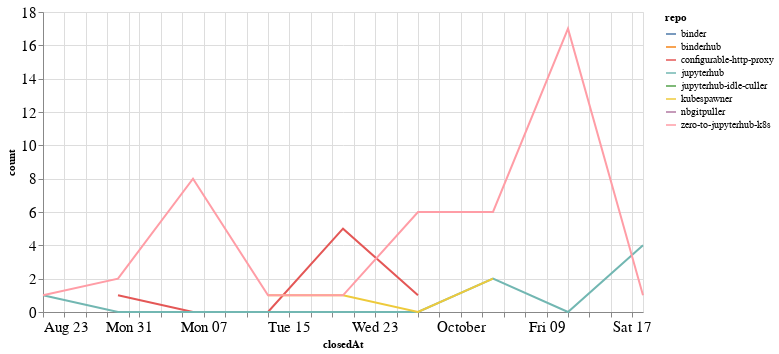

Notebook code cell kept with this figure:
### Code cell
closed_by_time = closed_by.groupby('repo').resample('W', on='closedAt').count()['author'].reset_index()
closed_by_time = closed_by_time.rename(columns={'author': 'count'})

alt.Chart(closed_by_time, width=600).mark_line().encode(
    x='closedAt',
    y='count',
    color='repo',
    tooltip="repo"
)

### Figure 1 — Vega-Lite specification as saved in the notebook (floating-point values rounded to 4 significant figures)
{"config": {"axisLeft": {"labelFontSize": 15}, "axisBottom": {"labelFontSize": 15}}, "data": {"name": "data-7a86911e375032bef63b02ee6bee0f0e"}, "mark": "line", "encoding": {"color": {"type": "nominal", "field": "repo"}, "tooltip": {"type": "nominal", "field": "repo"}, "x": {"type": "temporal", "field": "closedAt"}, "y": {"type": "quantitative", "field": "count"}}, "width": 600, "$schema": "https://vega.github.io/schema/vega-lite/v4.8.1.json", "datasets": {"data-7a86911e375032bef63b02ee6bee0f0e": [{"repo": "binder", "closedAt": "2020-10-18T00:00:00", "count": 1}, {"repo": "binderhub", "closedAt": "2020-08-23T00:00:00", "count": 1}, {"repo": "configurable-http-proxy", "closedAt": "2020-08-30T00:00:00", "count": 1}, {"repo": "configurable-http-proxy", "closedAt": "2020-09-06T00:00:00", "count": 0}, {"repo": "configurable-http-proxy", "closedAt": "2020-09-13T00:00:00", "count": 0}, {"repo": "configurable-http-proxy", "closedAt": "2020-09-20T00:00:00", "count": 5}, {"repo": "configurable-http-proxy", "closedAt": "2020-09-27T00:00:00", "count": 1}, {"repo": "jupyterhub", "closedAt": "2020-08-23T00:00:00", "count": 1}, {"repo": "jupyterhub", "closedAt": "2020-08-30T00:00:00", "count": 0}, {"repo": "jupyterhub", "closedAt": "2020-09-06T00:00:00", "count": 0}, {"repo": "jupyterhub", "closedAt": "2020-09-13T00:00:00", "count": 0}, {"repo": "jupyterhub", "closedAt": "2020-09-20T00:00:00", "count": 0}, {"repo": "jupyterhub", "closedAt": "2020-09-27T00:00:00", "count": 0}, {"repo": "jupyterhub", "closedAt": "2020-10-04T00:00:00", "count": 2}, {"repo": "jupyterhub", "closedAt": "2020-10-11T00:00:00", "count": 0}, {"repo": "jupyterhub", "closedAt": "2020-10-18T00:00:00", "count": 4}, {"repo": "jupyterhub-idle-culler", "closedAt": "2020-08-23T00:00:00", "count": 1}, {"repo": "kubespawner", "closedAt": "2020-09-13T00:00:00", "count": 1}, {"repo": "kubespawner", "closedAt": "2020-09-20T00:00:00", "count": 1}, {"repo": "kubespawner", "closedAt": "2020-09-27T00:00:00", "count": 0}, {"repo": "kubespawner", "closedAt": "2020-10-04T00:00:00", "count": 2}, {"repo": "nbgitpuller", "closedAt": "2020-10-04T00:00:00", "count": 2}, {"repo": "zero-to-jupyterhub-k8s", "closedAt": "2020-08-23T00:00:00", "count": 1}, {"repo": "zero-to-jupyterhub-k8s", "closedAt": "2020-08-30T00:00:00", "count": 2}, {"repo": "zero-to-jupyterhub-k8s", "closedAt": "2020-09-06T00:00:00", "count": 8}, {"repo": "zero-to-jupyterhub-k8s", "closedAt": "2020-09-13T00:00:00", "count": 1}, {"repo": "zero-to-jupyterhub-k8s", "closedAt": "2020-09-20T00:00:00", "count": 1}, {"repo": "zero-to-jupyterhub-k8s", "closedAt": "2020-09-27T00:00:00", "count": 6}, {"repo": "zero-to-jupyterhub-k8s", "closedAt": "2020-10-04T00:00:00", "count": 6}, {"repo": "zero-to-jupyterhub-k8s", "closedAt": "2020-10-11T00:00:00", "count": 17}, {"repo": "zero-to-jupyterhub-k8s", "closedAt": "2020-10-18T00:00:00", "count": 1}]}}
